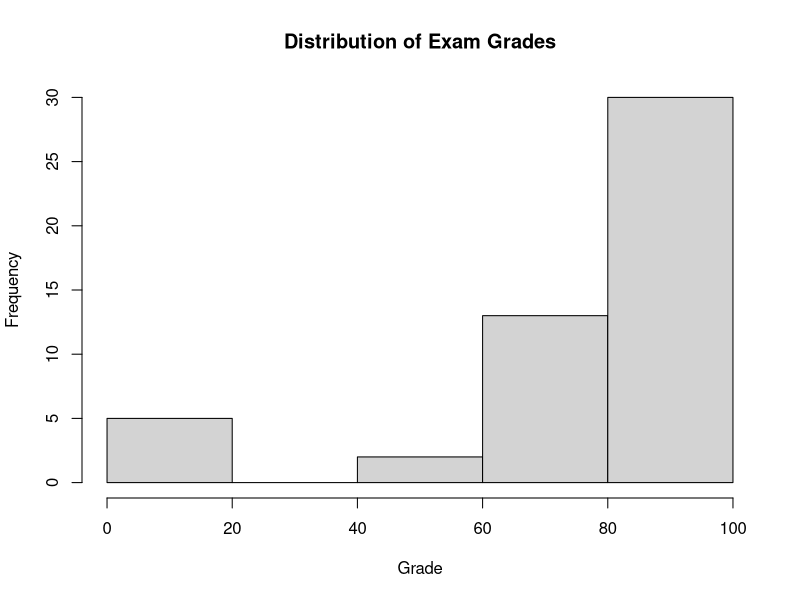

Generate this figure with R:
## ---- chunk 1
exam_grades <- read.csv("exam_grades.csv")
## ---- chunk 2
exam_grades
## ---- chunk 3
library(dplyr)
library(tidyr)
## ---- chunk 4
exam_grades$grade <- exam_grades$grade %>% replace_na(0)
## ---- chunk 5
exam_grades
## ---- chunk 6
hist(exam_grades$grade, xlab="Grade", main="Distribution of Exam Grades")
